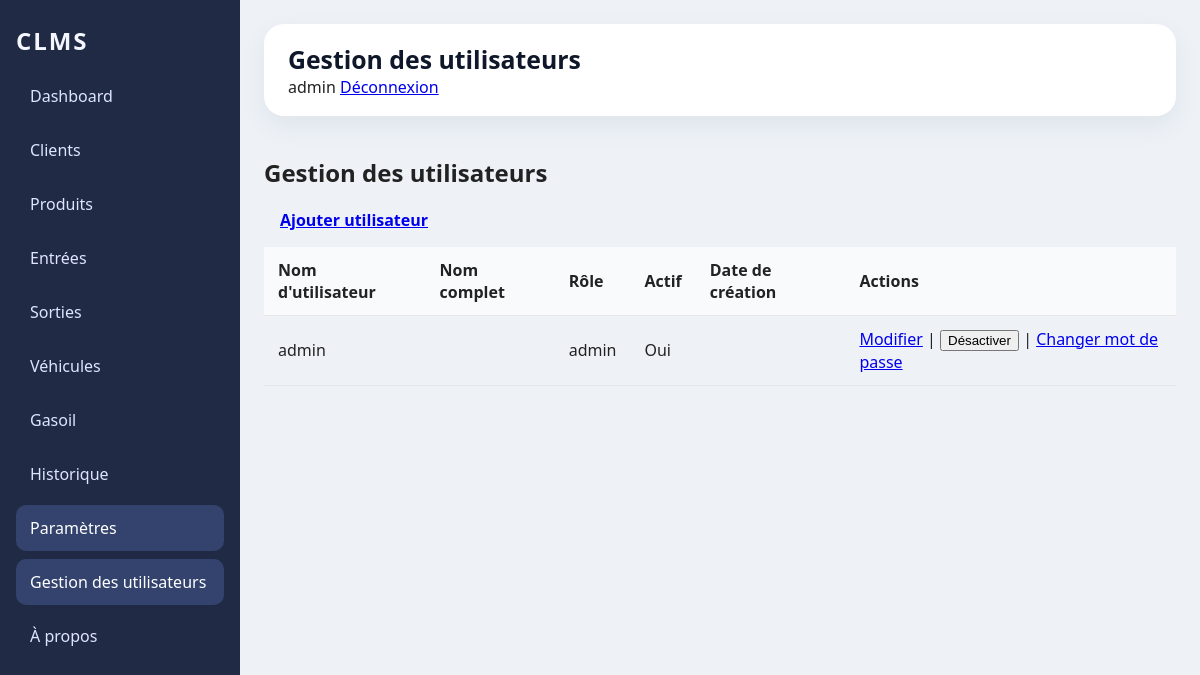
The page /gestion-utilisateurs (signed in) on the database as committed earlier.
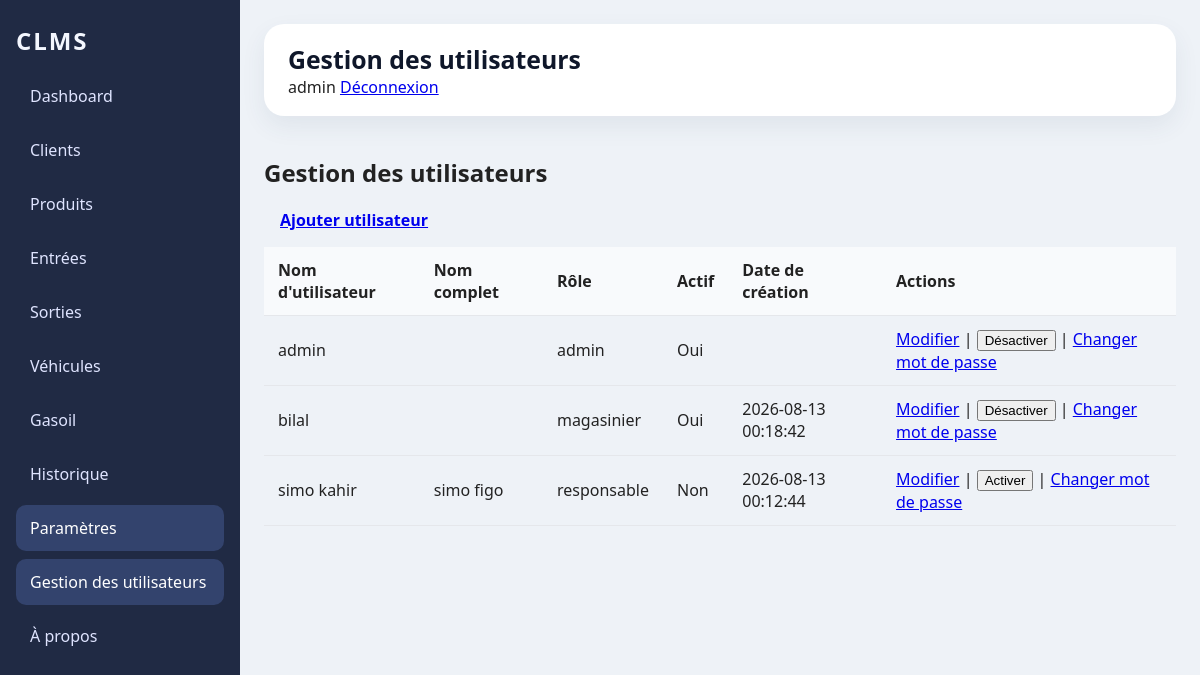
The same page on the database as committed later.
### tables this page shows
CREATE TABLE users(

                id INTEGER PRIMARY KEY AUTOINCREMENT,

                username TEXT NOT NULL UNIQUE,

                password_hash TEXT NOT NULL,

                role TEXT NOT NULL DEFAULT 'user',

                nom_complet TEXT,

                actif INTEGER NOT NULL DEFAULT 1,

                date_creation TEXT

            , password_salt TEXT);

### web_app.py (the view)
@app.route('/gestion-utilisateurs')
@require_role('admin')
def gestion_utilisateurs():
    uc = UserController()
    try:
        users = uc.get_all_users()
        return render_template('users.html', title='Gestion des utilisateurs', active='parametres', users=users)
    finally:
        uc.close()

### controllers/user_controller.py (called while the page is built)
    def get_all_users(self):
        return self.db.get_all_users()

    def get_user_by_username(self, username):
        return self.db.get_user_by_username(username)

    def close(self):
        try:
            if getattr(self, 'db', None):
                self.db.close()
        except Exception:
            pass

### database/database.py (called while the page is built, shortened)
    def close(self):
        if self.connection:
            self.connection.close()
            print("DATABASE CLOSED")

    def create_default_admin(self):
        self.cursor.execute(
            "SELECT id FROM users WHERE username = ?",
            ("admin",)
        )
        admin = self.cursor.fetchone()
        if admin is not None:
            return

    def get_user_by_username(self, username):
        self.cursor.execute("SELECT id, username, role, nom_complet, actif, date_creation FROM users WHERE username = ?", (username,))
        r = self.cursor.fetchone()
        if not r:
            return None
        return {
            'id': r[0],
            'username': r[1],
            'role': r[2],
            'nom_complet': r[3],
            'actif': int(r[4]) if r[4] is not None else None,
            'date_creation': r[5]
        }

### templates/users.html
{% extends 'base.html' %}
{% block content %}
<h1>Gestion des utilisateurs</h1>
<p><a href="{{ url_for('users_add') }}" class="button">Ajouter utilisateur</a></p>
<table class="table-full">
  <thead>
    <tr>
      <th>Nom d'utilisateur</th>
      <th>Nom complet</th>
      <th>Rôle</th>
      <th>Actif</th>
      <th>Date de création</th>
      <th>Actions</th>
    </tr>
  </thead>
  <tbody>
    {% for u in users %}
    <tr>
      <td>{{ u.username }}</td>
      <td>{{ u.nom_complet or '' }}</td>
      <td>{{ u.role }}</td>
      <td>{{ 'Oui' if u.actif else 'Non' }}</td>
      <td>{{ u.date_creation or '' }}</td>
      <td>
        <a href="{{ url_for('users_edit', user_id=u.id) }}">Modifier</a>
        |
        <form action="{{ url_for('users_toggle_active', user_id=u.id) }}" method="post" style="display:inline">
          <button type="submit">{{ 'Désactiver' if u.actif else 'Activer' }}</button>
        </form>
        |
        <a href="{{ url_for('users_change_password', user_id=u.id) }}">Changer mot de passe</a>
      </td>
    </tr>
    {% endfor %}
  </tbody>
</table>
{% endblock %}

Rows that differ between the two databases and show on the page:
added users: username "bilal", role "magasinier", actif "Oui", date_creation "2026-08-13 00:18:42", actif "Désactiver"
added users: username "simo kahir", nom_complet "simo figo", role "responsable", actif "Non", date_creation "2026-08-13 00:12:44", actif "Activer"
